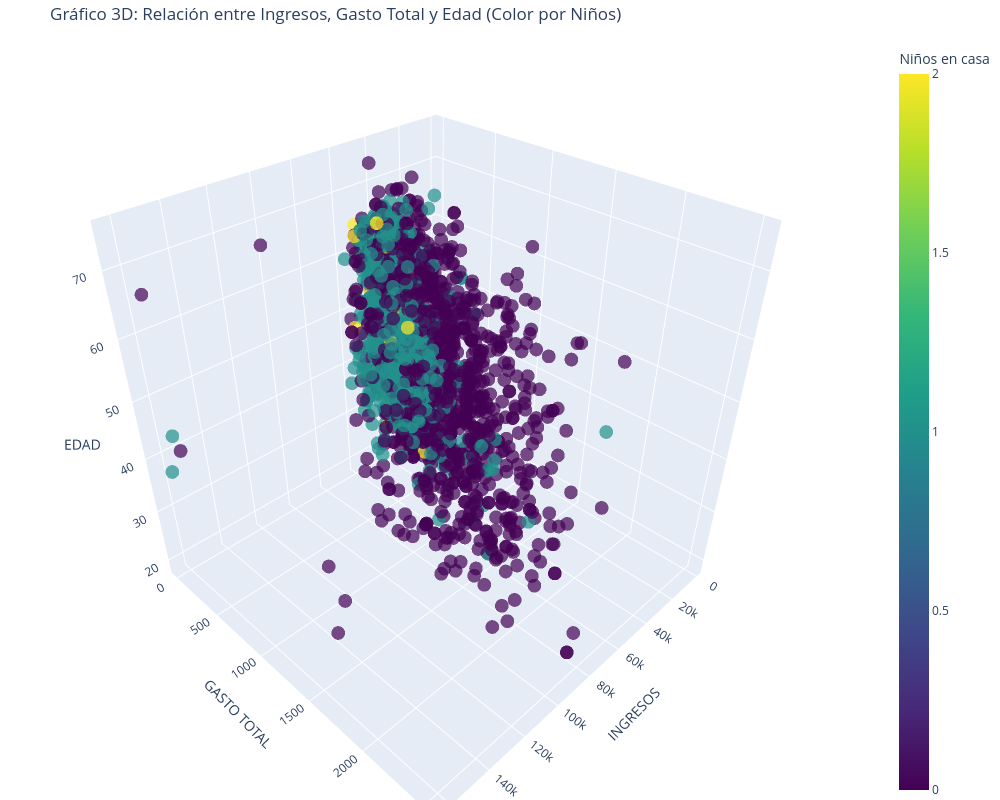

Source (notebook cell):
### Markdown cell above
#### Gráfico 3D

### Code cell
# 1. Preparamos los datos sobre una COPIA del dataframe
# Creamos una variable de 'Gasto Total' que es muy potente para segmentar
df_3d = df_clean.copy()
df_3d['Total_Spend'] = (df_3d['MntWines'] + df_3d['MntFruits'] +
                        df_3d['MntMeatProducts'] + df_3d['MntFishProducts'] +
                        df_3d['MntSweetProducts'] + df_3d['MntGoldProds'])

# 2. Crear el gráfico 3D
# Usamos Income, Gasto Total y Edad como ejes
# Coloreamos por el número de niños en casa (Kidhome)
fig = px.scatter_3d(df_3d,
    x = "Income",       # Eje X: Ingresos
    y = "Total_Spend",  # Eje Y: Gasto Total (Nueva variable)
    z = "Age",          # Eje Z: Edad
    color = 'Kidhome',  # Color según el nº de niños (categórica ordinal)

    # Configuración visual
    opacity = 0.7,      # Un poco transparente para ver a través
    size_max = 10,      # Tamaño de puntos
    width = 1000,       # Ancho del gráfico
    height = 800,       # Alto del gráfico

    # Títulos personalizados para que quede profesional
    title = "Gráfico 3D: Relación entre Ingresos, Gasto Total y Edad (Color por Niños)",
    labels = {
        "Income": "Ingresos Anuales (€)",
        "Total_Spend": "Gasto Total (2 años) (€)",
        "Age": "Edad (Años)",
        "Kidhome": "Niños en casa"
    },
    color_continuous_scale=px.colors.sequential.Viridis # Escala de color bonita
)

# Mejorar la estética de los ejes
fig.update_layout(scene = dict(
                    xaxis_title='INGRESOS',
                    yaxis_title='GASTO TOTAL',
                    zaxis_title='EDAD'),
                  margin=dict(l=0, r=0, b=0, t=40)) # Márgenes ajustados

fig.show()

### Figure 1 — Plotly figure (JSON) as saved in the notebook; plotly's stock layout.template omitted (floating-point values rounded to 4 significant figures; data arrays with more than 128 entries replaced by an {"elided": "..."} marker saying what was removed)
{"data": [{"hovertemplate": "Ingresos Anuales (€)=%{x}<br>Gasto Total (2 años) (€)=%{y}<br>Edad (Años)=%{z}<br>Niños en casa=%{marker.color}<extra></extra>", "legendgroup": "", "marker": {"color": {"elided": "2236 int values"}, "coloraxis": "coloraxis", "opacity": 0.7, "symbol": "circle"}, "mode": "markers", "name": "", "scene": "scene", "showlegend": false, "x": {"elided": "2236 float values"}, "y": {"elided": "2236 int values"}, "z": {"elided": "2236 int values"}, "type": "scatter3d"}], "layout": {"scene": {"domain": {"x": [0.0, 1.0], "y": [0.0, 1.0]}, "xaxis": {"title": {"text": "INGRESOS"}}, "yaxis": {"title": {"text": "GASTO TOTAL"}}, "zaxis": {"title": {"text": "EDAD"}}}, "coloraxis": {"colorbar": {"title": {"text": "Niños en casa"}}, "colorscale": [[0.0, "#440154"], [0.1111, "#482878"], [0.2222, "#3e4989"], [0.3333, "#31688e"], [0.4444, "#26828e"], [0.5556, "#1f9e89"], [0.6667, "#35b779"], [0.7778, "#6ece58"], [0.8889, "#b5de2b"], [1.0, "#fde725"]]}, "legend": {"tracegroupgap": 0}, "title": {"text": "Gráfico 3D: Relación entre Ingresos, Gasto Total y Edad (Color por Niños)"}, "height": 800, "width": 1000, "margin": {"l": 0, "r": 0, "b": 0, "t": 40}}}
